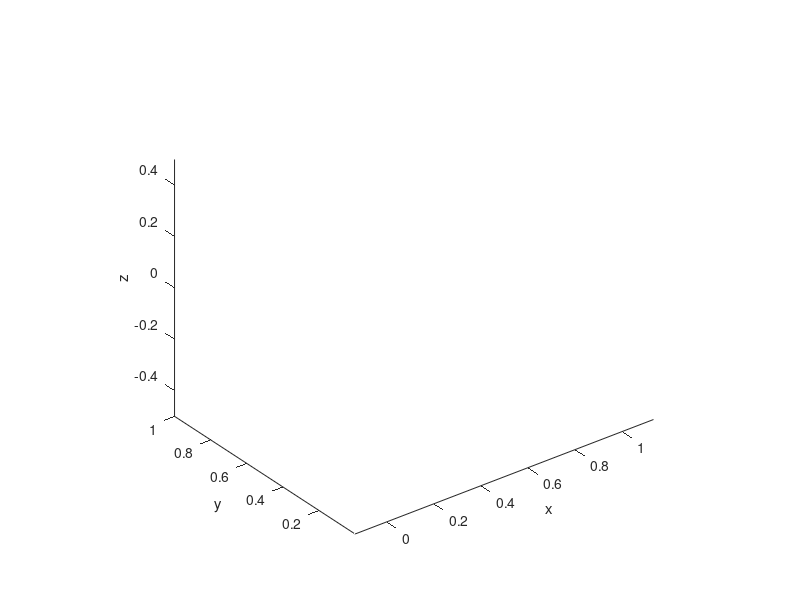

This chart was generated by the following MATLAB code: (Note: this script raises an error after producing the figure.)
figure;
hold on;
axis equal;
xlabel('x');
ylabel('y');
zlabel('z');
view(3);

rho = 32; % boat material density; from datasheet [kg/m^3]
tVol = 0; % total volume [m^3]
dVol = 0; % displaced volume [m^3]
tC = 0; % total volume centroid (center of mass) [m]
dC = 0; % displaced volume centroid [m]
[TRl, TRu, fl, fu, vl, vu, nl, nu] = stl2tri('Hull.STL');

plotSTL();

% [planef, pN, pP, coeffs] = plotWaterline(0, 30, 0.01, [vl; vu]);

[planef, pN, pP, coeffs] = getWaterline(0, 0, 0.01); % tilt, heel, depth

for i = 1:size(fl, 1) % lower
    P = vl(fl(i,:)',1:2);
    H = vl(fl(i,:)',3);
    [vol, c, tvol, tc, wa, wp] = partialWedgeVolume(P, H, planef, pN, pP);
    dVol = dVol + vol;
    dC = dC + vol*c;
    tVol = tVol + tvol;
    tC = tC + tvol*tc;
end

for i = 1:size(fu, 1) % upper
    P = vu(fu(i,:)',1:2);
    H = vu(fu(i,:)',3);
    [vol, c, tvol, tc, wa, wp] = partialWedgeVolume(P, H, planef, pN, pP);
    dVol = dVol + vol;
    dC = dC + vol*c;
    tVol = tVol + tvol;
    tC = tC + tvol*tc;
end

dC = dC/dVol;
tC = tC/tVol;
tM = rho*tVol; % total mass [kg]

plot3(dC(1), dC(2), dC(3), 'r*', 'markersize', 15, 'linewidth', 2);
plot3(tC(1), tC(2), tC(3), 'k*', 'markersize', 15, 'linewidth', 2);

axis equal;
xlabel('x');
ylabel('y');
zlabel('z');
